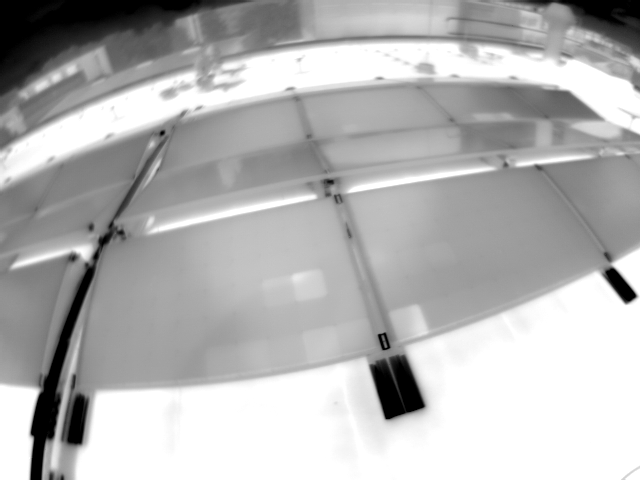
#> input picture frames/defect_frame_270.png, 640 x 480 px, found by its file name
$ python outlier_detection.py   (older library calls are emulated)
#> lines starting #> are read from the running program, lines starting #| are printed output that depends on the picture; after the words box and inside, x2 and y2 are one past the last pixel; in counts of white or black regions, pixels touching at a corner belong together
import cv2
import numpy as np
import imutils

img = cv2.imread("defect_frame_270.png")
#> img is the input picture: shape (480, 640, 3); min 0, max 255, mean 179.4
img = cv2.normalize(img, img, 0, 255, cv2.NORM_MINMAX, cv2.CV_8U)
img_gray = cv2.cvtColor(img, cv2.COLOR_BGR2GRAY)

ret, thresh = cv2.threshold(img_gray, 0, 255, cv2.THRESH_BINARY_INV + cv2.THRESH_OTSU)
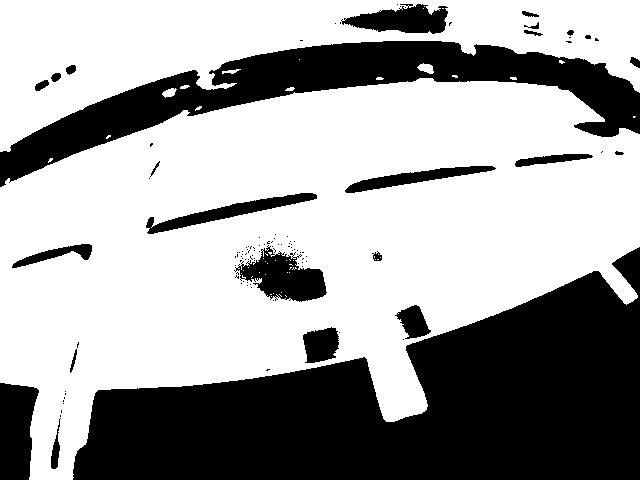
#> thresh: shape (480, 640); 63.4% white; 113 black regions (88 under 20 px), largest, box (x1, y1, x2, y2) and area: (73, 247, 640, 480) 71627, (0, 41, 640, 187) 25927, (0, 383, 39, 480) 3065
#> ret = 193
kernel = np.ones((3, 28), np.uint8)
opening = cv2.morphologyEx(thresh, cv2.MORPH_OPEN, kernel, iterations=23)
#> opening: shape (480, 640); 10.9% white; 2 white regions, box (x1, y1, x2, y2) and area: (0, 0, 358, 48) 16904, (333, 193, 640, 247) 16532
sure_bg = cv2.dilate(opening, kernel, iterations=3)
#> sure_bg: shape (480, 640); 13.3% white; 2 white regions, box (x1, y1, x2, y2) and area: (294, 190, 640, 250) 20714, (0, 0, 400, 51) 20120
dist_transform = cv2.distanceTransform(opening, cv2.DIST_L2, 5)
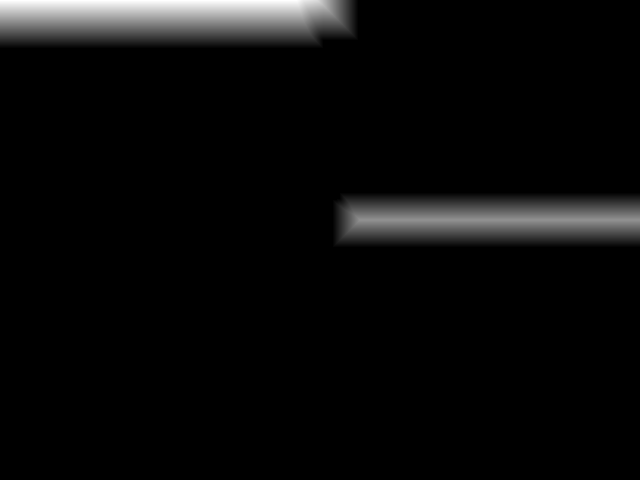
#> dist_transform: shape (480, 640) float32; min 0, max 48, mean 2; drawn with min black and max white
ret, sure_fg = cv2.threshold(dist_transform, 0.001 * dist_transform.max(), 255, 0)
#> ret = 0.048
sure_fg = np.uint8(sure_fg)
unknown = cv2.subtract(sure_bg, sure_fg)
#> unknown: shape (480, 640); 2.4% white; 2 white regions, box (x1, y1, x2, y2) and area: (294, 190, 640, 250) 4182, (0, 0, 400, 51) 3216
ret, markers = cv2.connectedComponents(sure_fg)
#> markers: shape (480, 640) int32; 3 distinct labels, from 0 to 2
#> ret = 3
markers = markers + 1
#> markers: shape (480, 640) int32; 3 distinct labels, from 1 to 3
markers[unknown == 255] = 0
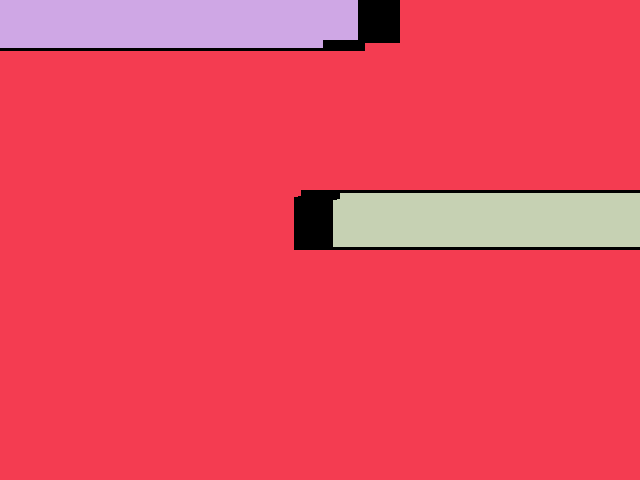
#> markers: shape (480, 640) int32; 4 distinct labels, from 0 to 3; one colour per label, 0 black
markers = cv2.watershed(img, markers)
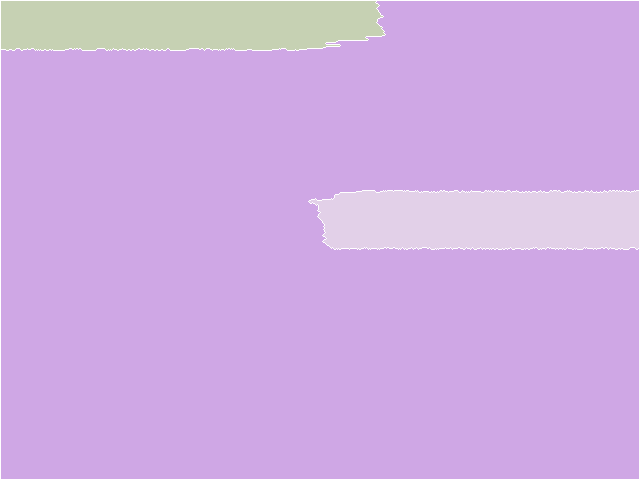
#> markers: shape (480, 640) int32; 4 distinct labels, from -1 to 3; one colour per label, 0 black, -1 white
mask = np.where(markers != 1, 1, 0).astype(np.uint8)
#> mask: shape (480, 640); values 0 (black) and 1 (white), 12.6% white; 1 white region, box (x1, y1, x2, y2) and area: (0, 0, 640, 480) 38786
result2 = cv2.bitwise_and(img, img, mask=mask)

edges = cv2.Canny(image=result2, threshold1=21, threshold2=21)
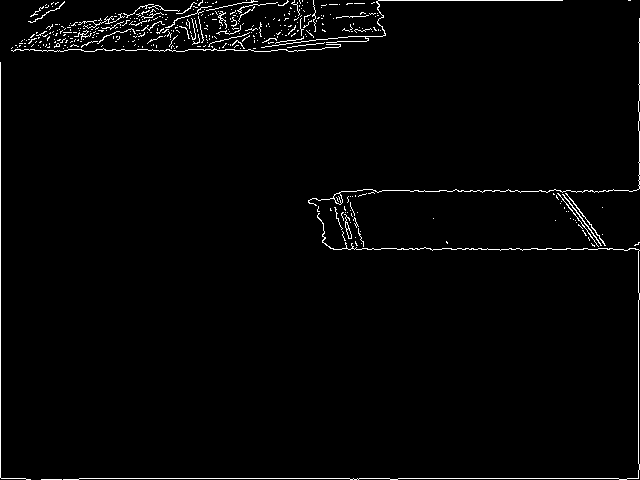
#> edges: shape (480, 640); 1.9% white in thin lines or dots
cnts = cv2.findContours(edges, cv2.RETR_CCOMP, cv2.CHAIN_APPROX_NONE)
#> cnts = 400 contours, 393 with area under 20; largest, box (x1, y1, x2, y2) and area: (308, 18, 640, 206) 94, (333, 193, 343, 205) 68, (344, 214, 352, 239) 50, (63, 213, 640, 480) 42, (562, 194, 602, 246) 38, (565, 193, 606, 246) 32, (346, 228, 352, 239) 28
cnts = imutils.grab_contours(cnts)
cnts = sorted(cnts, key=cv2.contourArea, reverse=True)

for c in range(len(cnts)):
        [x, y, w, h] = cv2.boundingRect(cnts[c])
        if w*h<50000:
            cv2.rectangle(opening, (x, y), (x + w, y + h), (255, 255, 255), -1)
#> this loop made 400 passes
#> (x, y, w, h) on passes 1 to 3: (308, 18, 332, 188), (333, 193, 10, 12), (344, 214, 8, 25)
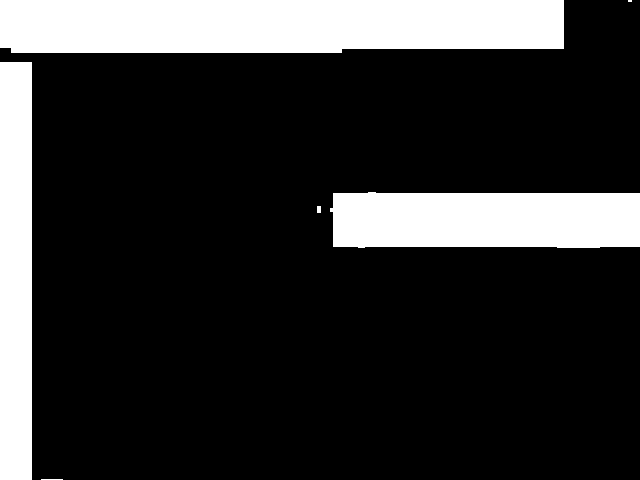
#> opening: shape (480, 640); 19.2% white; 6 white regions (1 under 20 px), largest, box (x1, y1, x2, y2) and area: (0, 0, 564, 53) 28949, (330, 192, 640, 248) 16648, (0, 62, 32, 480) 13376, (317, 206, 321, 213) 28, (41, 479, 63, 480) 22
opening=cv2.morphologyEx(opening, cv2.MORPH_OPEN, kernel = np.ones((5,5),np.uint8))
#> opening: shape (480, 640); 19.2% white; 3 white regions
cnts = cv2.findContours(opening, cv2.RETR_CCOMP, cv2.CHAIN_APPROX_NONE)
#> cnts = 3 contours; box (x1, y1, x2, y2) and area: (0, 0, 564, 53) 28334, (333, 192, 640, 248) 16276, (0, 62, 32, 480) 12927
cnts = imutils.grab_contours(cnts)
cnts = sorted(cnts, key=cv2.contourArea, reverse=True)

if len(cnts) >= 1:
    rot_rect = cv2.minAreaRect(cnts[0])
#> rot_rect = ((281.5, 26), (52, 563), -90)
    (x, y), (w, h), angle = rot_rect
#> x = 281.5; y = 26; w = 52; h = 563; angle = -90
    box = cv2.boxPoints(rot_rect)
#> box = [[563, 52], [-1.59e-15, 52], [0, 0], [563, 0]]
    box = np.int0(box)
#> box = [[562, 51], [0, 51], [0, 0], [562, 0]]

    roi = img[min(box[:,1]):max(box[:,1]), min(box[:,0]):max(box[:,0])]

    img_gray = cv2.cvtColor(roi, cv2.COLOR_BGR2GRAY)
#> img_gray: shape (51, 562)
    imgу = cv2.normalize(img_gray, img_gray, 0, 255, cv2.NORM_MINMAX, cv2.CV_8U)
    _, binary_mask = cv2.threshold(imgу, 200, 255, cv2.THRESH_BINARY)
#> binary_mask: shape (51, 562); 9.4% white; 9 white regions (5 under 20 px)
    contours, _ = cv2.findContours(binary_mask, cv2.RETR_EXTERNAL, cv2.CHAIN_APPROX_SIMPLE)
#> contours = 9 contours, 6 with area under 20; largest, box (x1, y1, x2, y2) and area: (353, 11, 444, 32) 1128, (286, 41, 461, 51) 1087, (475, 45, 512, 51) 120
    min_contour_area = 100
    max_contour_area = 500
    selected_contours = [contour for contour in contours if cv2.contourArea(contour) > min_contour_area and cv2.contourArea(contour) < max_contour_area]
#> selected_contours = 1 contour; box (x1, y1, x2, y2) and area: (475, 45, 512, 51) 120

    result = np.copy(roi)

    for contour in selected_contours:
        x, y, w, h = cv2.boundingRect(contour)
        cv2.drawContours(result, [contour], -1, (0, 255, 0), thickness=cv2.FILLED)
        cv2.rectangle(result, (x, y), (x + w, y + h), (0, 0, 255), 2)
        cv2.putText(result, "Defect", (x, y - 10), cv2.FONT_HERSHEY_SIMPLEX, 0.5, (0, 0, 255), 2)
#> this loop made 1 pass
#> (x, y, w, h) on pass 1: (475, 45, 37, 6)
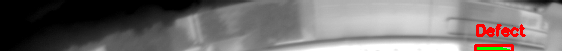
#> result: shape (51, 562, 3); mean B, G, R 111.5, 112.3, 116.4

else:
    print("No suitable contours found.")

cv2.imshow("Highlighted Areas with Rounded Rectangles (ROI)", result)
cv2.imshow("Initial image", img)

cv2.waitKey(0)
cv2.destroyAllWindows()

$ run again, with frames/defect_frame_1.png copied over frames/defect_frame_270.png
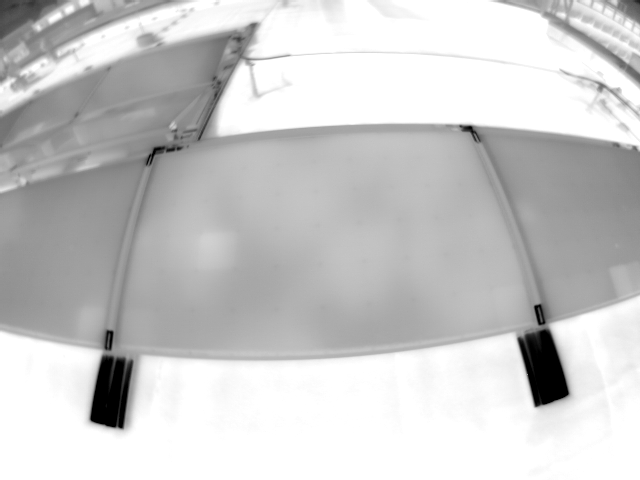
#> input picture frames/defect_frame_1.png, 640 x 480 px, found by its file name
#> img is the input picture: shape (480, 640, 3); min 0, max 255, mean 201.2
#> `ret, thresh = cv2.threshold(img_gray, 0, 255, cv2.THRESH_BINARY_INV + ..`:
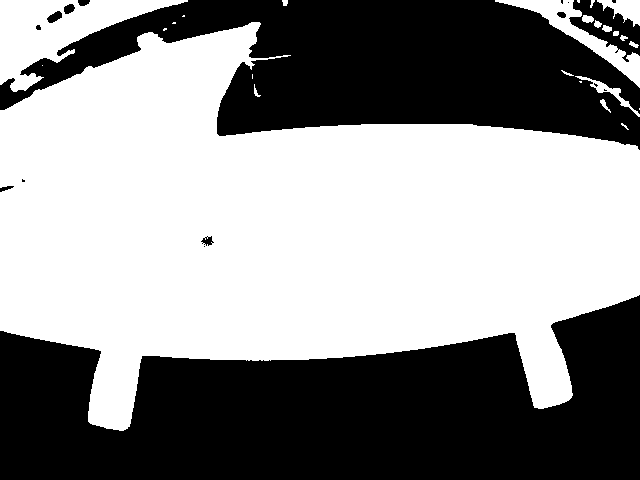
#> thresh: shape (480, 640); 55.6% white; 17 black regions (7 under 20 px), largest, box (x1, y1, x2, y2) and area: (0, 295, 640, 480) 80483, (0, 0, 640, 150) 53455, (569, 0, 640, 62) 1897
#> `ret, thresh = cv2.threshold(img_gray, 0, 255, cv2.THRESH_BINARY_INV + ..`: ret = 206
#> sure_bg: shape (480, 640); 38.5% white; 1 white region, box (x1, y1, x2, y2) and area: (0, 147, 640, 334) 118166
#> sure_fg: shape (480, 640) float32; 35.4% white; 1 white region, box (x1, y1, x2, y2) and area: (0, 150, 640, 331) 108889
#> `ret, sure_fg = cv2.threshold(dist_transform, 0.001 * dist_transform.ma..`: ret = 0.091
#> unknown: shape (480, 640); 3% white; 2 white regions, box (x1, y1, x2, y2) and area: (0, 147, 640, 247) 6488, (0, 304, 640, 334) 2789
#> `ret, markers = cv2.connectedComponents(sure_fg)`: ret = 2
#> mask: shape (480, 640); values 0 (black) and 1 (white), 37.9% white; 1 white region, box (x1, y1, x2, y2) and area: (0, 0, 640, 480) 116347
#> edges: shape (480, 640); 2.2% white in thin lines or dots
#> `cnts = cv2.findContours(edges, cv2.RETR_CCOMP, cv2.CHAIN_APPROX_NONE)`: cnts = 302 contours, 290 with area under 20; largest, box (x1, y1, x2, y2) and area: (0, 0, 640, 247) 2366, (0, 198, 198, 247) 2140, (534, 304, 546, 325) 148, (534, 304, 546, 325) 144, (148, 146, 166, 163) 80
#> the loop `for c in range(len(cnts)):` made 302 passes
#> (x, y, w, h) on passes 1 to 3: (0, 0, 640, 247), (0, 198, 198, 49), (534, 304, 12, 21)
#> `cnts = cv2.findContours(opening, cv2.RETR_CCOMP, cv2.CHAIN_APPROX_NONE)`: cnts = 2 contours; box (x1, y1, x2, y2) and area: (0, 146, 640, 333) 113316, (198, 235, 237, 248) 415
#> rot_rect = ((319.5, 239), (186, 639), -90)
#> `(x, y), (w, h), angle = rot_rect`: x = 319.5; y = 239; w = 186; h = 639; angle = -90
#> `box = cv2.boxPoints(rot_rect)`: box = [[639, 332], [-5.69e-15, 332], [0, 146], [639, 146]]
#> `box = np.int0(box)`: box = [[639, 332], [0, 332], [0, 146], [639, 146]]
#> binary_mask: shape (186, 639); 2.1% white; 7 white regions (4 under 20 px)
#> contours = 7 contours, 4 with area under 20; largest, box (x1, y1, x2, y2) and area: (551, 150, 639, 186) 1808, (198, 87, 222, 113) 388, (0, 39, 15, 46) 40
#> selected_contours = 1 contour; box (x1, y1, x2, y2) and area: (198, 87, 222, 113) 388
#> the loop `for contour in selected_contours:` made 1 pass
#> (x, y, w, h) on pass 1: (198, 87, 24, 26)
#> after the loop `for contour in selected_contours:`:
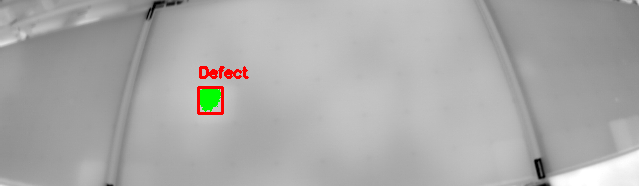
#> result: shape (186, 639, 3); mean B, G, R 169.4, 170.2, 170.8

$ run again, with frames/defect_frame_333.png copied over frames/defect_frame_270.png
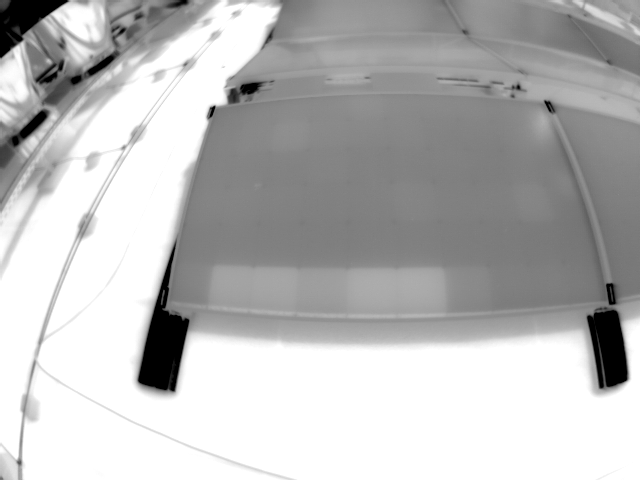
#> input picture frames/defect_frame_333.png, 640 x 480 px, found by its file name
#> img is the input picture: shape (480, 640, 3); min 0, max 255, mean 185
#> thresh: shape (480, 640); 55.6% white; 17 black regions (6 under 20 px), largest, box (x1, y1, x2, y2) and area: (0, 0, 640, 480) 132277, (51, 0, 105, 42) 1541, (0, 42, 30, 103) 1270
#> `ret, thresh = cv2.threshold(img_gray, 0, 255, cv2.THRESH_BINARY_INV + ..`: ret = 191
#> sure_bg: shape (480, 640); 42.8% white; 1 white region, box (x1, y1, x2, y2) and area: (148, 33, 640, 319) 131546
#> sure_fg: shape (480, 640) float32; 38.3% white; 1 white region, box (x1, y1, x2, y2) and area: (187, 36, 640, 316) 117674
#> `ret, sure_fg = cv2.threshold(dist_transform, 0.001 * dist_transform.ma..`: ret = 0.14
#> unknown: shape (480, 640); 4.5% white; 1 white region, box (x1, y1, x2, y2) and area: (148, 33, 640, 319) 13872
#> `ret, markers = cv2.connectedComponents(sure_fg)`: ret = 2
#> mask: shape (480, 640); values 0 (black) and 1 (white), 41.4% white; 1 white region, box (x1, y1, x2, y2) and area: (0, 0, 640, 480) 127121
#> edges: shape (480, 640); 3.1% white in thin lines or dots
#> `cnts = cv2.findContours(edges, cv2.RETR_CCOMP, cv2.CHAIN_APPROX_NONE)`: cnts = 520 contours, 512 with area under 20; largest, box (x1, y1, x2, y2) and area: (606, 283, 617, 305) 145, (606, 283, 616, 305) 141, (0, 0, 640, 480) 90, (511, 84, 527, 93) 30, (488, 81, 504, 85) 29, (497, 56, 640, 103) 28, (492, 81, 504, 85) 25, (586, 37, 640, 77) 20
#> the loop `for c in range(len(cnts)):` made 520 passes
#> (x, y, w, h) on passes 1 to 3: (606, 283, 11, 22), (606, 283, 10, 22), (0, 0, 640, 480)
#> `cnts = cv2.findContours(opening, cv2.RETR_CCOMP, cv2.CHAIN_APPROX_NONE)`: cnts = 5 contours, 1 with area under 20; largest, box (x1, y1, x2, y2) and area: (170, 35, 640, 318) 121278, (0, 0, 13, 14) 156, (212, 114, 219, 130) 90, (241, 95, 250, 105) 42
#> rot_rect = ((405, 175.9), (281.9, 469), -89.79)
#> `(x, y), (w, h), angle = rot_rect`: x = 405; y = 175.9; w = 281.9; h = 469; angle = -89.79
#> `box = cv2.boxPoints(rot_rect)`: box = [[639, 317.7], [169.9, 315.9], [171, 34.07], [640, 35.8]]
#> `box = np.int0(box)`: box = [[638, 317], [169, 315], [170, 34], [640, 35]]
#> `_, binary_mask = cv2.threshold(imgу, 200, 255, cv2.THRESH_BINARY)`:
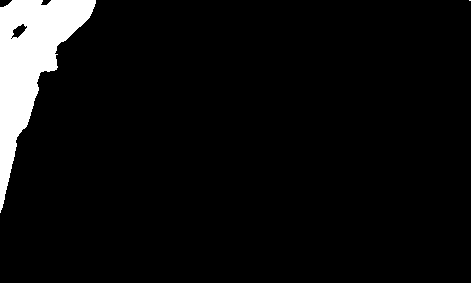
#> binary_mask: shape (283, 471); 5.9% white; 2 white regions (1 under 20 px)
#> contours = 2 contours, 1 with area under 20; largest, box (x1, y1, x2, y2) and area: (0, 0, 96, 213) 7740
#> selected_contours = []
